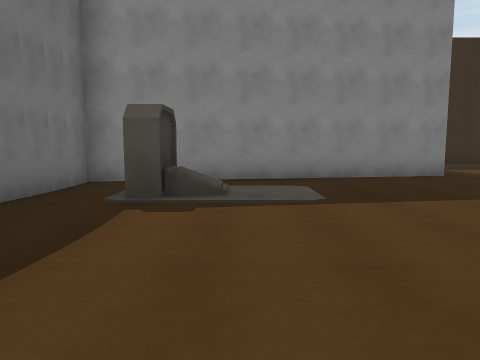
view 1 (above)

20 first-person views from a walk through a scene from a Unity 3-D project. The camera is 1.4 m above the floor, tilts 6° down and sees 70° across. The floor is counted in squares, 2 m on a side. Each view is taken from the middle of a square. On the plan, view 1 faces up. The plan holds only what a view shows up to about 11 squares ahead; the rest is blank. The place goes on beyond the plan. The player character is not drawn.

view 2
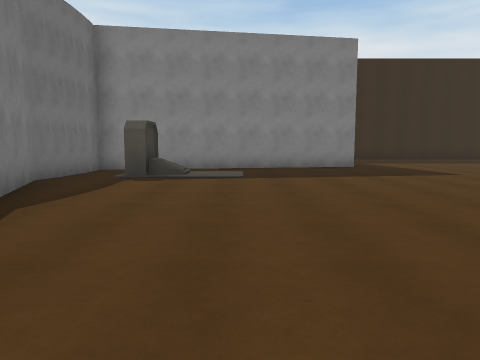

view 3
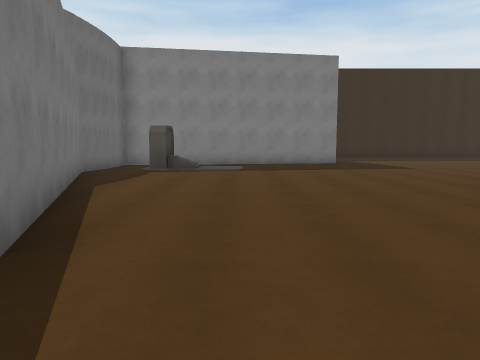

view 4
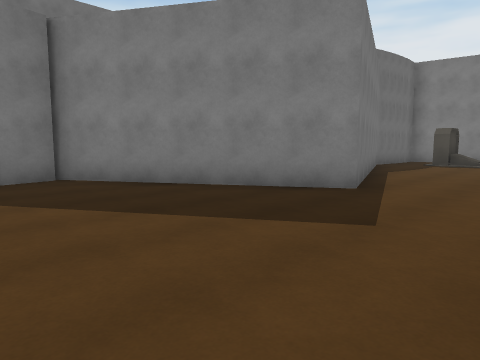

view 5
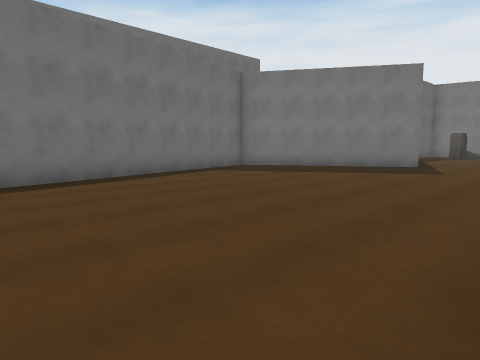

view 6
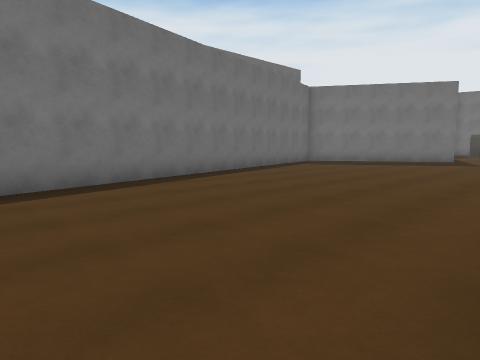

view 7
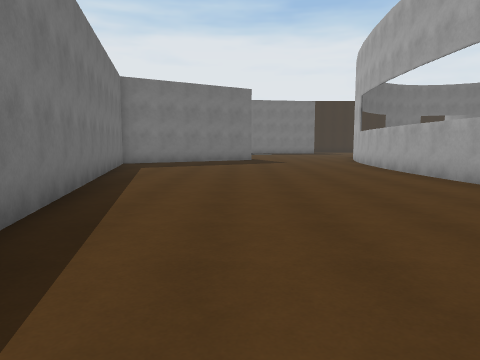

view 8
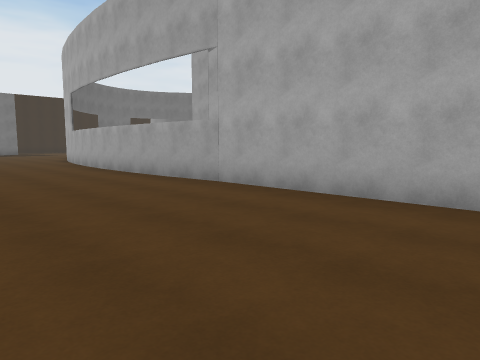

view 9
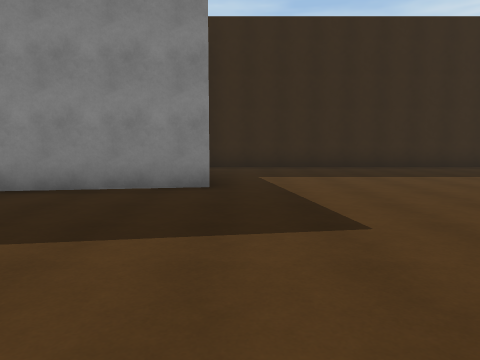

view 10
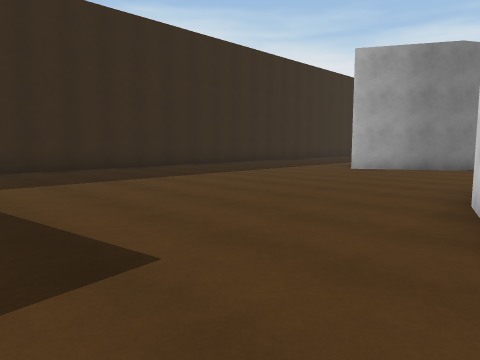

view 11
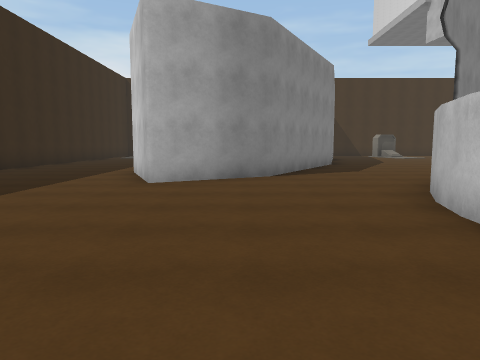

view 12
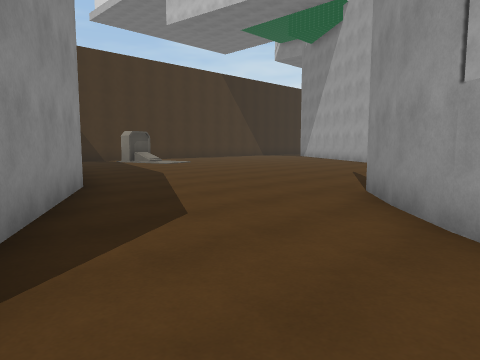

view 13
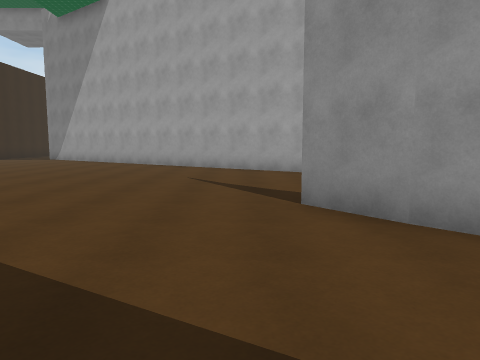

view 14
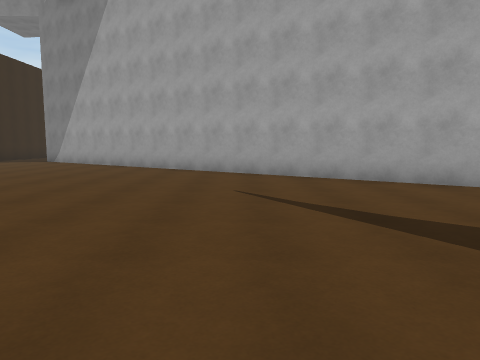

view 15
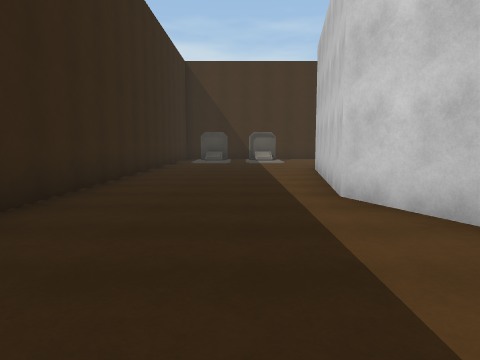

view 16
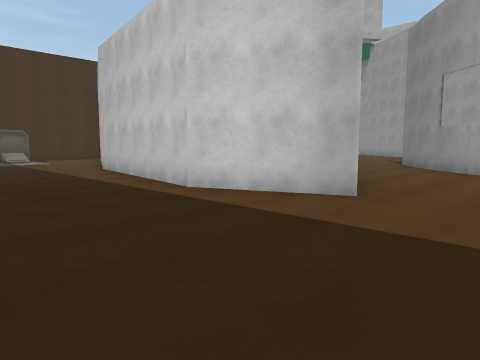

view 17
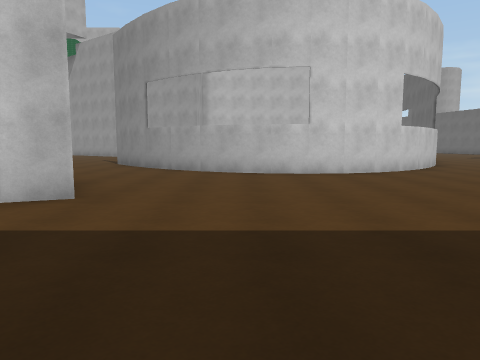

view 18
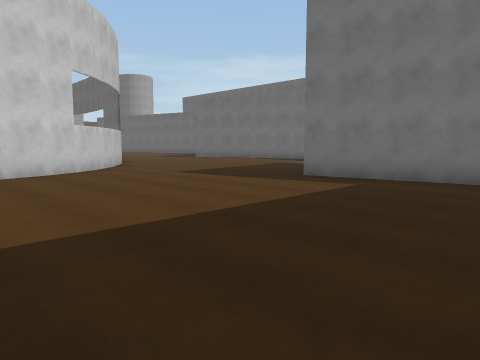

view 19
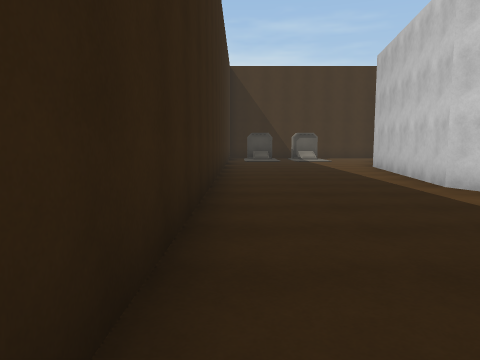

view 20
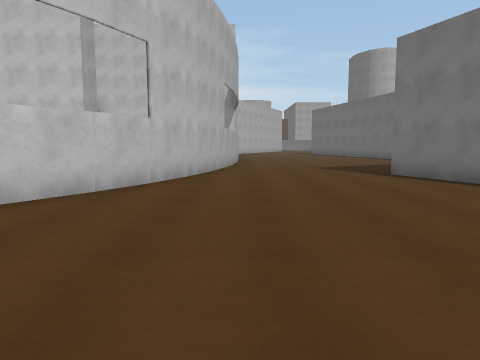

### Floor plan
Points are (right, up) in squares from view 1. A wall is a line through its corners. A room is listed if a view was taken in it or the views show most of it. See-through windows are left out.
Room 1 (views 1, 2, 3, 4, 5, 6, 7, 8, 9, 10, 11, 15, 16, 17, 18, 19, 20)
walls: (5.7, 1) (6.4, 1.9); (6.3, 1.8) (7.2, 2.7); (5.1, -0.1) (5.8, 1.1); (7.1, 2.6) (8, 3.2); (7.8, 3.2) (8.7, 3.6); (8.6, 3.6) (9.6, 3.9); (4, -2.4) (5.2, 0.1); (9.4, 3.8) (10.4, 3.9); (10.3, 3.9) (11.4, 3.8); (11.2, 3.9) (12.2, 3.6); (3.4, -5.1) (4.1, -2.4); (-2.7, 5.1) (-2.9, 3.5) (-0.5, -2.9) (-5.2, -5.7) (-2.5, -17.1); (-2.8, 6.1) (-2.8, 5); (4, 10.8) (4.5, 7.5) (-2.9, 6.4); (3.2, -6.8) (3.4, -5.2); (3.3, -8.4) (3.3, -6.6); (14.6, 6.8) (14.1, 7.6) (16.5, 8.7) (21.6, 7.9); (3.1, -11.6) (3, -8.2); (3.3, -17.4) (3.3, -11.5); (23.1, 12.5) (4, 12.5)
ways out: opening at (13.7, 5) to room 2
objects: other object (-1, 5)
Room 2 (views 12, 13, 14)
walls: (15.4, 1.1) (16.3, -0.1); (19.8, 2.8) (15.4, 5.4) (14.6, 6.8); (14, -3.5) (22, -9.1); (14.7, 1.9) (15.5, 1); (13, 3.2) (13.9, 2.6) (14.8, 1.8); (12.1, 3.6) (13.1, 3.2)
ways out: opening at (13.7, 5) to room 1; opening at (15, -1.5)

Positions as (right, up) in squares from view 1, and headings:
1: (0, 0), facing up
2: (1, -3), facing up
3: (1, -5), facing up
4: (2, -8), facing up-left
5: (3, -14), facing up-left
6: (3, -18), facing up-left
7: (-1, -18), facing up
8: (-1, -18), facing up-right
9: (5, 2), facing up
10: (5, 3), facing up-right
11: (8, 6), facing right
12: (14, 5), facing down-right
13: (17, 4), facing down
14: (18, 2), facing down
15: (12, 10), facing right
16: (12, 12), facing down-right
17: (12, 12), facing down
18: (11, 12), facing down-left
19: (11, 12), facing right
20: (3, 5), facing down
